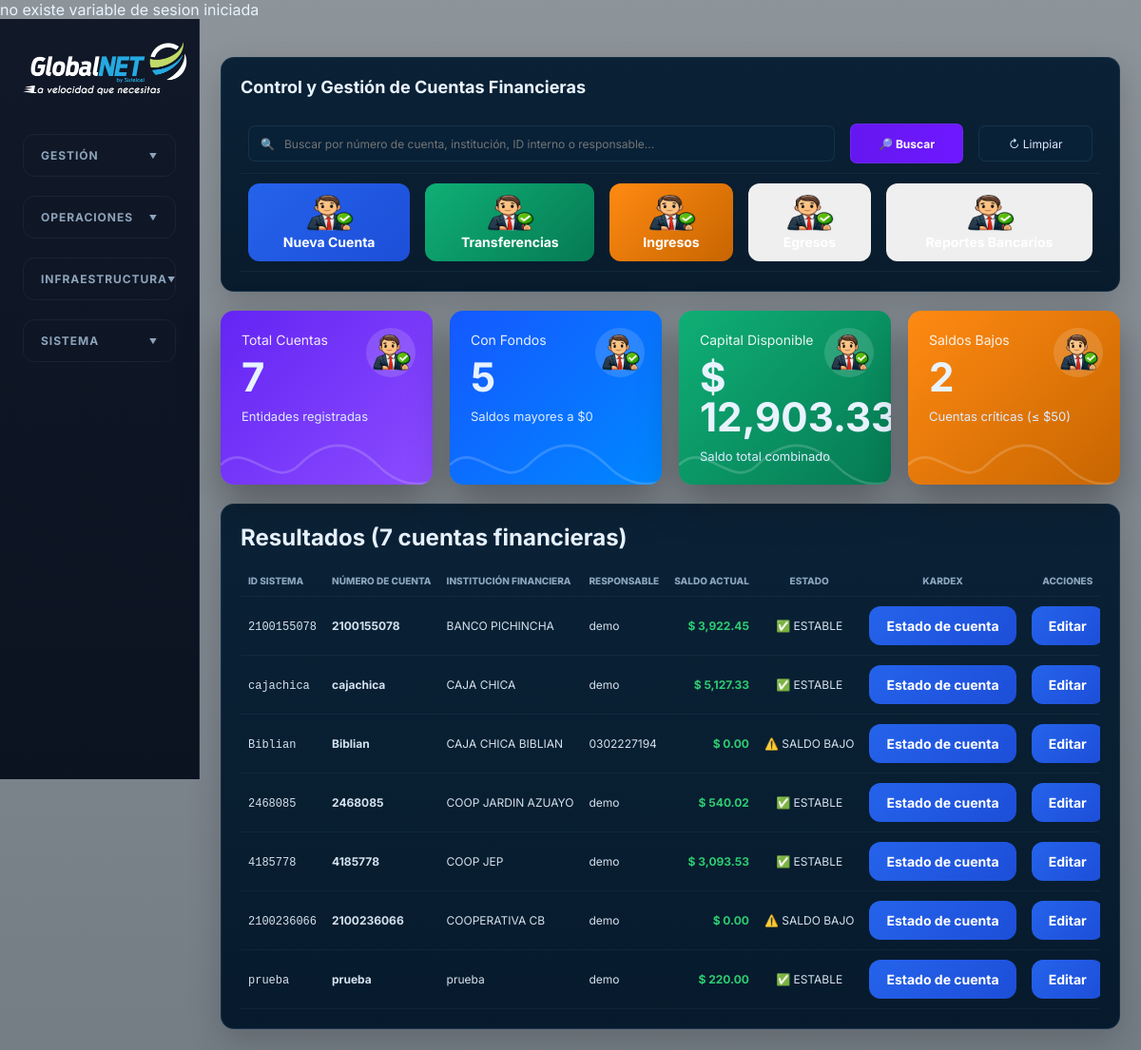
Screenshot of /cuentas/index.php with the database file from the repository.
### tables this page shows
CREATE TABLE `cuentas` (
  `numero` varchar(255) NOT NULL DEFAULT 'Sin_asignar',
  `institucion` varchar(255) NOT NULL DEFAULT 'Sin_Asignar',
  `saldo` varchar(255) NOT NULL DEFAULT '0',
  `id` varchar(255) NOT NULL DEFAULT 'Sin_asignar',
  `responsable` varchar(255) NOT NULL DEFAULT 'Sin_asignar',
  `unico` int NOT NULL AUTO_INCREMENT,
  PRIMARY KEY (`unico`)
);

### cuentas/index.php (the view, shortened to what this page needs)
<!DOCTYPE html>
<html lang="es">
<head>
<?php
require('../conectar.php');
	?>
  <link rel="stylesheet" href="../css/styles.css" />
</head>
<body>
  <div class="app-shell">
    <aside class="sidebar">
  <a class="brand" href="../resumen/index.php">
    <img src="../img/logo.png" width="186" height="69" alt="Nexus ISP"/>
  </a>
  <nav class="main-nav">
    <details class="menu-section">
      <summary class="menu-label">GESTIÓN</summary>
    </details>
    <details class="menu-section">
      <summary class="menu-label">OPERACIONES</summary>
    </details>
    <details class="menu-section">
      <summary class="menu-label">INFRAESTRUCTURA</summary>
    </details>
    <details class="menu-section">
      <summary class="menu-label">SISTEMA</summary>
    </details>
  </nav>
</aside>
    <main class="content">
		<?php
$sql_total = "SELECT COUNT(*) total FROM cuentas";
$query_total = mysqli_query($con,$sql_total);
$row_total = mysqli_fetch_assoc($query_total);
$total_cuentas = $row_total['total'];
$sql_stock = "
SELECT COUNT(*) total
FROM cuentas
WHERE CAST(saldo AS DECIMAL(10,2)) > 0
";
$query_stock = mysqli_query($con,$sql_stock);
$row_stock = mysqli_fetch_assoc($query_stock);
$total_con_fondos = $row_stock['total'];
$sql_bajo = "
SELECT COUNT(*) total
FROM cuentas
WHERE CAST(saldo AS DECIMAL(10,2)) <= 50.00
";
$query_bajo = mysqli_query($con,$sql_bajo);
$row_bajo = mysqli_fetch_assoc($query_bajo);
$total_bajo = $row_bajo['total'];
$sql_valor = "
SELECT SUM(CAST(saldo AS DECIMAL(10,2))) total
FROM cuentas
";
$query_valor = mysqli_query($con,$sql_valor);
$row_valor = mysqli_fetch_assoc($query_valor);
$saldo_total = $row_valor['total'];
$buscar = isset($_GET['buscar']) ?
mysqli_real_escape_string($con,$_GET['buscar']) : '';
$where = " WHERE 1=1 ";
$sql_cuentas = "
SELECT *
FROM cuentas
$where
ORDER BY institucion ASC
";
$query_cuentas = mysqli_query($con,$sql_cuentas);
$total_resultados = mysqli_num_rows($query_cuentas);
?>
<div class="isp-dashboard">
    <div class="isp-panel">
        <div class="isp-title">
            Control y Gestión de Cuentas Financieras
        </div>
        <form method="GET">
            <table width="100%" border="0" cellspacing="10">
                <tr>
                    <td width="70%">
                        <div class="search" style="width:100%;">
                            🔍
                            <input
                                type="text"
                                name="buscar"
                                value="<?php echo htmlspecialchars($buscar); ?>"
                                placeholder="Buscar por número de cuenta, institución, ID interno o responsable..."
                            >
                        </div>
                    </td>
                    <td width="15%">
                        <button
                            type="submit"
                            class="primary boton-buscar"
                            style="width:100%;">
                            🔎 Buscar
                        </button>
                    </td>
                    <td width="15%">
                        <a href="index.php">
                            <button
                                type="button"
                                class="icon-text"
                                style="width:100%;">
                                ↻ Limpiar
                            </button>
                        </a>
                    </td>
                </tr>
            </table>
        </form>
        <div class="table-scroll">
            <table width="100%" border="0" cellspacing="10">
                <tr>
                    <td>
                        <a href="nuevo.php">
                            <button
                                class="btn-action btn-edit"
                                style="width:100%;">
                                <img src="../images/sistema/44.png" width="64" height="38" alt=""/><br>
                                Nueva Cuenta
                            </button>
                        </a>
                    </td>
                    <td>
                        <a href="../cuentas/transferencia.php?accion=cruze"">
                            <button
                                class="btn-action btn-contrato"
                                style="width:100%;">
                                <img src="../images/sistema/44.png" width="64" height="38" alt=""/><br>
                                Transferencias
                            </button>
                        </a>
                    </td>
                    <td>
                        <a href="ingreso.php?accion=ingreso">
                            <button
                                class="btn-action btn-proforma"
                                style="width:100%;">
                                <img src="../images/sistema/44.png" width="64" height="38" alt=""/><br>
                                Ingresos
                            </button>
                        </a>
                    </td>
                    <td>
                        <a href="ingreso.php?accion=egreso"">
                            <button
                                class="btn-action btn-factura"
                                style="width:100%;">
                                <img src="../images/sistema/44.png" width="64" height="38" alt=""/><br>
                            </button>
                        </a>
                    </td>
                    <td>
                        <a href="reportes.php">
                            <button
                                class="btn-action btn-corte"
                                style="width:100%;">
                                <img src="../images/sistema/44.png" width="64" height="38" alt=""/><br>
                            </button>
                        </a>
                    </td>
                </tr>
            </table>
        </div>
    </div>
    <br>
    <div class="isp-cards">
        <div class="isp-card isp-purple">
            <div class="isp-card-icon"><img src="../images/sistema/44.png" width="64" height="38" alt=""/></div>
            <div class="isp-card-title">
                Total Cuentas
            </div>
            <div class="isp-card-value">
                <?php echo $total_cuentas; ?>
            </div>
            <div class="isp-card-footer">
                Entidades registradas
            </div>
        </div>
        <div class="isp-card isp-blue">
            <div class="isp-card-icon"><img src="../images/sistema/44.png" width="64" height="38" alt=""/></div>
            <div class="isp-card-title">
                Con Fondos
            </div>
            <div class="isp-card-value">
                <?php echo $total_con_fondos; ?>
            </div>
            <div class="isp-card-footer">
                Saldos mayores a $0
            </div>
        </div>
        <div class="isp-card isp-green">
            <div class="isp-card-icon"><img src="../images/sistema/44.png" width="64" height="38" alt=""/></div>
            <div class="isp-card-title">
                Capital Disponible
            </div>
            <div class="isp-card-value">
                $ <?php echo number_format($saldo_total, 2, '.', ','); ?>
            </div>
            <div class="isp-card-footer">
                Saldo total combinado
            </div>
        </div>
        <div class="isp-card isp-orange">
            <div class="isp-card-icon"><img src="../images/sistema/44.png" width="64" height="38" alt=""/></div>
            <div class="isp-card-title">
                Saldos Bajos
            </div>
            <div class="isp-card-value">
                <?php echo $total_bajo; ?>
            </div>
            <div class="isp-card-footer">
                Cuentas críticas (≤ $50)
            </div>
        </div>
    </div>
    <div class="isp-panel">
        <div class="panel-head">
            <h2>
                Resultados (<?php echo $total_resultados; ?> cuentas financieras)
            </h2>
        </div>
        <div class="table-scroll">
            <table>
                <thead>
                    <tr>
                        <th>ID Sistema</th>
                        <th>Número de Cuenta</th>
                        <th>Institución Financiera</th>
                        <th>Responsable</th>
                        <th style="text-align: right;">Saldo Actual</th>
                        <th style="text-align: center;">Estado</th>
                        <th style="text-align: center;">Kardex</th>
                        <th style="text-align: center;">Acciones</th>
                    </tr>
                </thead>
                <tbody>
                <?php
                if($total_resultados > 0)
                {
                    while($row = mysqli_fetch_assoc($query_cuentas))
                    {
                        $saldo = (float)$row['saldo'];
                        if($saldo <= 50.00)
                        {
                            $estado = "⚠️ SALDO BAJO";
                        }
                        else
                        {
                            $estado = "✅ ESTABLE";
                        }
                ?>
                    <tr>
                        <td>
                            <code><?php echo htmlspecialchars($row['id']); ?></code>
                        </td>
                        <td>
                            <strong><?php echo htmlspecialchars($row['numero']); ?></strong>
                        </td>
                        <td>
                            <?php echo htmlspecialchars($row['institucion']); ?>
                        </td>
                        <td>
                            <?php echo htmlspecialchars($row['responsable']); ?>
                        </td>
                        <td style="text-align: right; font-weight: bold; color: #2ecc71;">
                            $ <?php echo number_format($saldo, 2, '.', ','); ?>
                        </td>
                        <td style="text-align: center; font-weight: auto;">
                            <?php echo $estado; ?>
                        </td>
                        <td style="text-align: center;">
						<form action="kardex.php" method="GET">
                                <button
                                    type="submit"
                                    class="btn-action btn-edit">
                                    Estado de cuenta
                                </button>
                            </form>
						</td>
                        <td style="text-align: center;">
                            <form action="nuevo.php" method="GET">
                                <button
                                    type="submit"
                                    class="btn-action btn-edit">
                                    Editar
                                </button>
                            </form>
                        </td>
                    </tr>
                <?php
                    }
                }
                ?>
                </tbody>
            </table>
        </div>
    </div>
</div>
		</main>
  </div>
</body>
</html>

### css/styles.css (style rules this page uses)
:root { --bg: #021220; --bg-soft: #061b2d; --panel: #071d31; --panel-2: #082239; --line: rgba(118, 168, 207, 0.12); --text: #e8f3ff; --muted: #8da4bc; --blue: #1558ff; --cyan: #00b5ff; --green: #0faf76; --red: #ff2f65; --orange: #ff8a12; --purple: #6424f4; --violet: #7207d8; --shadow: 0 18px 42px rgba(0, 0, 0, 0.34); }
* { box-sizing: border-box; }
body { margin: 0; min-height: 100vh; background: linear-gradient(rgba(2,18,32,0.45), rgba(2,18,32,0.55)), url("../images/logintransparente.png"); background-size: cover; background-position: center center; background-repeat: no-repeat; background-attachment: fixed; color: var(--text); font-family: "Inter", system-ui, -apple-system, BlinkMacSystemFont, "Segoe UI", sans-serif; letter-spacing: 0; }
button, input { font: inherit; }
button, a { color: inherit; }
.app-shell { display: grid; grid-template-columns: 224px minmax(0, 1fr); min-height: 100vh; }
.sidebar { position: sticky; top: 0; height: 100vh; padding: 22px 16px; background: linear-gradient(180deg, #05192b 0%, #061527 100%); border-right: 1px solid var(--line); overflow-y: auto; }
.brand { display: flex; align-items: center; gap: 12px; text-decoration: none; margin-bottom: 22px; }
.main-nav { display: grid; gap: 4px; }
.content { min-width: 0; padding: 26px 28px 34px; }
h1, h2, p { margin: 0; text-align: center; }
.search, .icon-text, .primary, .tabs button, .panel-head button, .table-foot button { border: 1px solid var(--line); background: rgba(8, 34, 57, 0.78); color: #dcecff; border-radius: 7px; }
.search { display: flex; align-items: center; gap: 8px; width: 236px; height: 38px; padding: 0 12px; }
.search input { min-width: 0; width: 100%; border: 0; outline: 0; background: transparent; color: var(--text); font-size: 12px; }
.icon-text, .primary, .tabs button, .panel-head button, .table-foot button { display: inline-flex; align-items: center; justify-content: center; gap: 8px; height: 38px; padding: 0 14px; cursor: pointer; }
.primary { background: linear-gradient(90deg, #6517f0, #6e18ff); color: #fff; font-weight: 700; }
.panel-head { display: flex; align-items: center; justify-content: space-between; gap: 12px; margin-bottom: 15px; }
.table-scroll { overflow-x: auto; }
table { width: 100%; border-collapse: collapse; }
th, td { text-align: left; padding: 10px 8px; border-bottom: 1px solid rgba(119, 166, 203, 0.08); white-space: nowrap; }
th { color: #8ca5bd; font-size: 10px; text-transform: uppercase; font-weight: 800; }
td { color: #d5e2ef; font-size: 12px; }
@media (max-width: 1440px) { .app-shell { grid-template-columns: 210px minmax(0, 1fr); } }
@media (max-width: 1440px) { .content { padding: 22px; } }
.isp-dashboard { width:100%; }
.isp-cards { display:grid; grid-template-columns:repeat(auto-fit,minmax(220px,1fr)); gap:18px; margin-bottom:20px; }
.isp-card { position:relative; overflow:hidden; min-height:130px; padding:22px; border-radius:14px; box-shadow:var(--shadow); }
.isp-card::after { content:""; position:absolute; left:0; bottom:0; width:100%; height:55px; opacity:.7; background-size:cover; }
.isp-purple { background:linear-gradient(135deg,#6424f4,#8b4cff); }
.isp-blue { background:linear-gradient(135deg,#1558ff,#0088ff); }
.isp-green { background:linear-gradient(135deg,#0faf76,#067a53); }
.isp-orange { background:linear-gradient(135deg,#ff8a12,#c76500); }
.isp-card-title { font-size:14px; color:#fff; opacity:.9; }
.isp-card-value { margin-top:10px; font-size:42px; font-weight:700; line-height:1; }
.isp-card-footer { margin-top:12px; font-size:13px; color:#dcecff; }
.isp-card-icon { position:absolute; right:18px; top:18px; width:52px; height:52px; border-radius:50%; background:rgba(255,255,255,.14); display:flex; align-items:center; justify-content:center; font-size:24px; }
.isp-panel { background:linear-gradient(180deg, rgba(8, 31, 52, 0.98), rgba(5, 25, 43, 0.98)); border:1px solid var(--line); border-radius:14px; padding:20px; box-shadow:0 12px 34px rgba(0,0,0,.18); }
.isp-title { font-size:18px; font-weight:700; margin-bottom:18px; }
.boton-buscar { width:100%; height:42px; }
.btn-action { border:none; padding:12px 18px; border-radius:12px; cursor:pointer; font-size:14px; font-weight:700; color:#fff; transition:.3s; }
.btn-edit { background:linear-gradient(135deg,#2563eb,#1d4ed8); }
.btn-contrato { background:linear-gradient(135deg,#0faf76,#067a53); }
.btn-proforma { background:linear-gradient(135deg,#ff8a12,#c76500); }

### rows the page displays
cuentas: id "2100155078", numero "2100155078", institucion "BANCO PICHINCHA", responsable "demo", saldo "3,922.45", saldo "✅ ESTABLE"
cuentas: id "cajachica", numero "cajachica", institucion "CAJA CHICA", responsable "demo", saldo "5,127.33", saldo "✅ ESTABLE"
cuentas: id "Biblian", numero "Biblian", institucion "CAJA CHICA BIBLIAN", responsable "0302227194", saldo "0.00", saldo "⚠️ SALDO BAJO"
cuentas: id "2468085", numero "2468085", institucion "COOP JARDIN AZUAYO", responsable "demo", saldo "540.02", saldo "✅ ESTABLE"
cuentas: id "4185778", numero "4185778", institucion "COOP JEP", responsable "demo", saldo "3,093.53", saldo "✅ ESTABLE"
cuentas: id "2100236066", numero "2100236066", institucion "COOPERATIVA CB", responsable "demo", saldo "0.00", saldo "⚠️ SALDO BAJO"
cuentas: id "prueba", numero "prueba", institucion "prueba", responsable "demo", saldo "220.00", saldo "✅ ESTABLE"

### other values shown
$total_cuentas "7"
$total_con_fondos "5"
$total_bajo "2"
$total_resultados "7"
